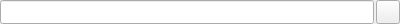
<?xml version="1.0" encoding="UTF-8"?>
<ui version="4.0">
 <class>FolderSelectWidget</class>
 <widget class="QWidget" name="FolderSelectWidget">
  <property name="geometry">
   <rect>
    <x>0</x>
    <y>0</y>
    <width>400</width>
    <height>24</height>
   </rect>
  </property>
  <property name="sizePolicy">
   <sizepolicy hsizetype="Preferred" vsizetype="Fixed">
    <horstretch>0</horstretch>
    <verstretch>0</verstretch>
   </sizepolicy>
  </property>
  <property name="minimumSize">
   <size>
    <width>0</width>
    <height>24</height>
   </size>
  </property>
  <property name="maximumSize">
   <size>
    <width>16777215</width>
    <height>24</height>
   </size>
  </property>
  <property name="windowTitle">
   <string>Form</string>
  </property>
  <layout class="QHBoxLayout" name="horizontalLayout">
   <property name="spacing">
    <number>2</number>
   </property>
   <property name="margin">
    <number>0</number>
   </property>
   <item>
    <widget class="QLineEdit" name="textEdit">
     <property name="minimumSize">
      <size>
       <width>0</width>
       <height>24</height>
      </size>
     </property>
     <property name="focusPolicy">
      <enum>Qt::NoFocus</enum>
     </property>
     <property name="contextMenuPolicy">
      <enum>Qt::NoContextMenu</enum>
     </property>
     <property name="readOnly">
      <bool>true</bool>
     </property>
    </widget>
   </item>
   <item>
    <widget class="QToolButton" name="launchBtn">
     <property name="minimumSize">
      <size>
       <width>24</width>
       <height>24</height>
      </size>
     </property>
     <property name="text">
      <string/>
     </property>
     <property name="icon">
      <iconset resource="resources.qrc">
       <normaloff>:/icons/folder-open.png</normaloff>:/icons/folder-open.png</iconset>
     </property>
    </widget>
   </item>
  </layout>
 </widget>
 <resources>
  <include location="resources.qrc"/>
 </resources>
 <connections/>
</ui>
